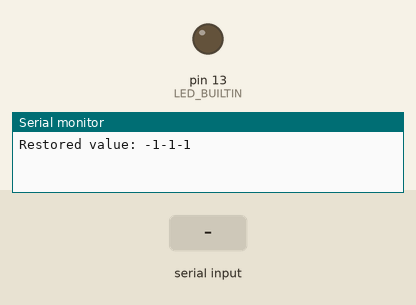
This sketch was run on a simulated Arduino Uno, built with avr-gcc and run on an emulated ATmega328P. On the bench: output pins drawn as LEDs (lit = HIGH), the last lines printed to the serial monitor. Dashed ring = blinking. The inputs (shaded band) are chosen by the test bench. EEPROM starts erased.

Above: at 2.2 s.
2.3 s: "90,45,200\n" received over Serial
At 3.26 s:
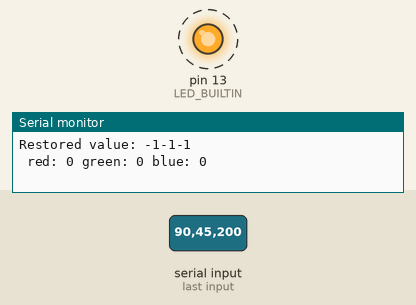
Timing chart, 0 to 11.3 s (numbered marks = the images above; inputs shaded):
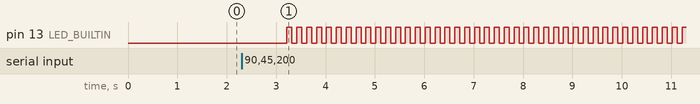

The sketch:

LEDBlinkArduinoCode_storePosition.ino
```cpp
/*LEDBlinkArduinoCode_storePosition.ino
  CAB, MS - 4.16.26
  use volatile memory to store the data from MATLAB on location of red, green and blue cubes
  3 values received from MATLAB
    cube locations are
      1st number - location of red cube goes to place 1 (robot's right)
      2nd number - location of green cube goes to place 2 (robot's front)
      3rd number - location of blue cube goes to place 3 (robot's left)

    Pick location
      1 - top (furthest from robot),
      2 - middle - pick 2,
      3 - bottom (closest to robot)

  */

#include <EEPROM.h>

struct Data {
  int color1;
  int color2;
  int color3;
};

Data myData;

int EEPROM_ADDR = 0;
int positions[3];


void setup() {
  Serial.begin(115200);
  pinMode(LED_BUILTIN, OUTPUT);
  delay(1000);

  // Restore last saved value
  EEPROM.get(EEPROM_ADDR, myData);

  Serial.print("Restored value: ");
  Serial.print(myData.color1);
  Serial.print(myData.color2);
  Serial.println(myData.color3);
}

void loop() {
  matlabSequence();
  LEDBlink();
  printPositions();
}

void matlabSequence() {
  if (Serial.available() >= 3) {
    myData.color1 = Serial.parseInt();
    myData.color2 = Serial.parseInt();
    myData.color3 = Serial.parseInt();
    EEPROM.put(EEPROM_ADDR, myData);
  }
}


void printPositions() {
  String colors[3] = { " red: ", " green: ", " blue: " };
  for (int i = 0; i < 3; i++) {
    Serial.print(colors[i]);
    Serial.print(positions[i]);
  }
  Serial.println();
}

// Simple function to cause LED to blink at amount based on sequence
void LEDBlink() {
  int pos[3] = { myData.color1, myData.color2, myData.color3 };
  for (int i = 0; i < 3; i++) {
    for (int k = 0; k < pos[i]; k++) {
      positions[i] = pos[i];
      digitalWrite(LED_BUILTIN, HIGH);
      delay(100);
      digitalWrite(LED_BUILTIN, LOW);
      delay(100);
    }
    delay(400);
  }
  delay(1000);
}
```

Measured:
- after the input at 2.3 s, pin 13 (LED_BUILTIN): alternates HIGH for 0.10 s and LOW for 0.10 s, starting after 0.92 s
